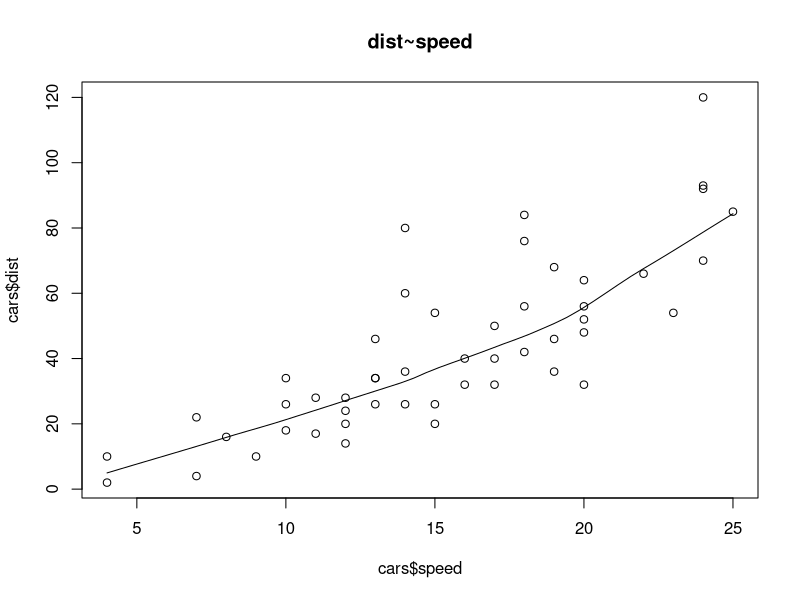
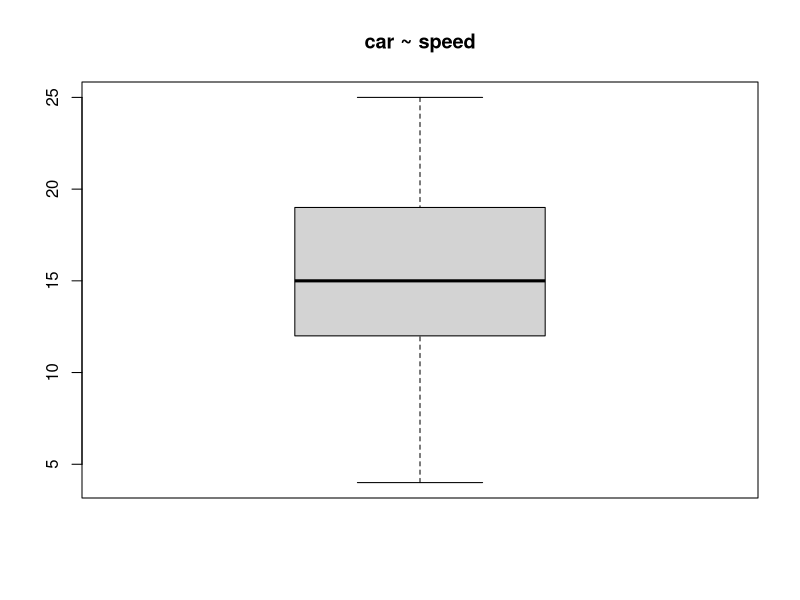

Here is the R script that generated these plots, in order: (Note: this script raises an error after producing the figures.)
var=lm(weight~height, data=women)
summary(var)
nrow(women)
a=cars
str(cars)
var1=lm(dist~speed, data=cars)
var1
summary(var1)

windows(20,12)
scatter.smooth(x=cars$speed, y=cars$dist, main="dist~speed")
windows(20,12)
boxplot(x=cars$speed, main="car ~ speed")
boxplot(y=cars$dist, main="car ~ speed")
 

windows(20,12)
par(mfrow=c(1,2))
plot(density(cars$speed),main="Density plot: Speed", ylab="Frequency")
polygon(density(cars$speed),col="blue")

plot(density(cars$dist),main="Density plot: dist", ylab="Frequency")
polygon(density(cars$dist),col="red")
cor(cars$speed, cars$dist)
cor(cars)
attach(cars)
linearmod=lm(dist~speed)
linearmod
AIC(linearmod)
BIC(linearmod)